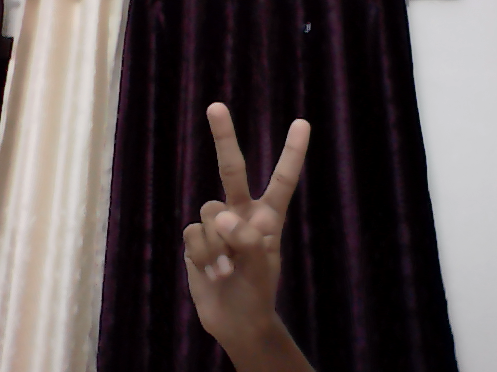
#> input picture 2.png, 497 x 372 px
$ python hand.py
#> lines starting #> are read from the running program, lines starting #| are printed output that depends on the picture
import cv2

img = cv2.imread("2.png")
#> img is the input picture: shape (372, 497, 3); mean B, G, R 76.1, 76.3, 86.1

img_dim = img.shape
#> img_dim = (372, 497, 3)

print("Dimensions: " , img_dim)
#| Dimensions:  (372, 497, 3)

cv2.rectangle(img,(170,60),(400,360),(0,255,0),3)
cv2.putText(img, "Double click", (230,40), cv2.FONT_HERSHEY_DUPLEX, 0.77, (255, 255, 255), 2)
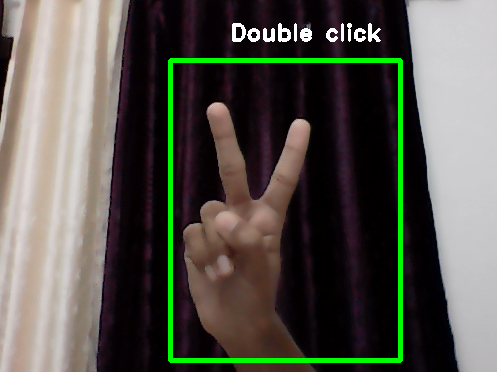
#> img: shape (372, 497, 3); mean B, G, R 77.4, 85, 87.3
cv2.imwrite("double_click.png",img)

cv2.imshow("Image", img)
cv2.waitKey(0)

$ run again, with 1.png copied over 2.png
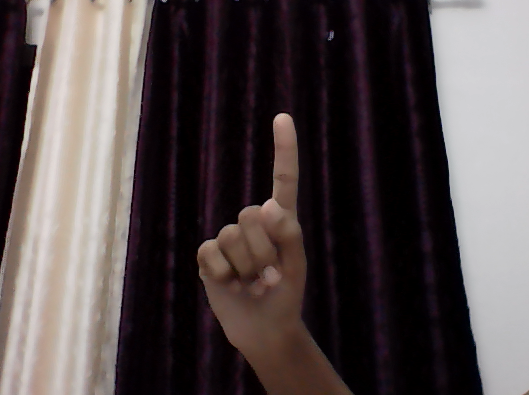
#> input picture 1.png, 529 x 395 px
#> img is the input picture: shape (395, 529, 3); mean B, G, R 75.6, 75.7, 85
#| Dimensions:  (395, 529, 3)
#> `cv2.putText(img, "Double click", (230,40), cv2.FONT_HERSHEY_DUPLEX, 0...`:
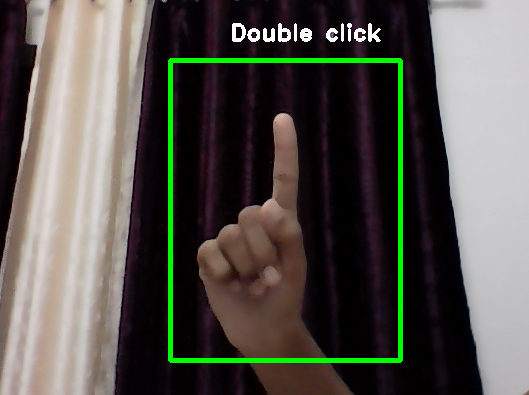
#> img: shape (395, 529, 3); mean B, G, R 76.7, 83.4, 85.9

$ run again, with 4.png copied over 2.png
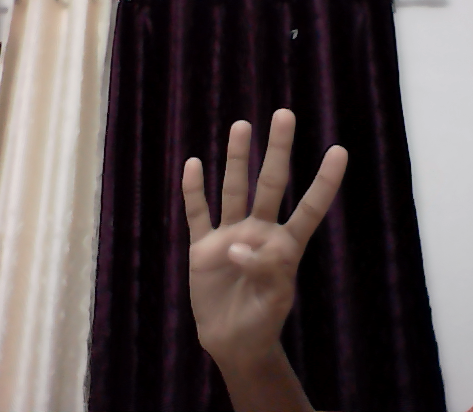
#> input picture 4.png, 473 x 412 px
#> img is the input picture: shape (412, 473, 3); mean B, G, R 75.1, 75.7, 86.2
#| Dimensions:  (412, 473, 3)
#> `cv2.putText(img, "Double click", (230,40), cv2.FONT_HERSHEY_DUPLEX, 0...`:
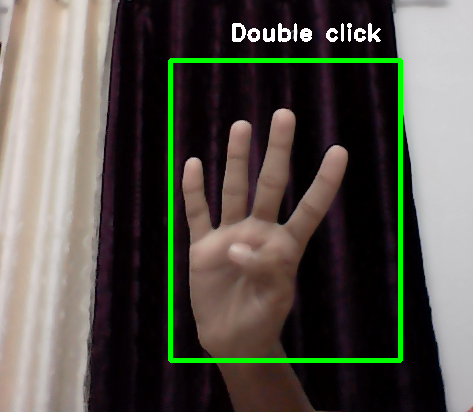
#> img: shape (412, 473, 3); mean B, G, R 76, 83.7, 87
